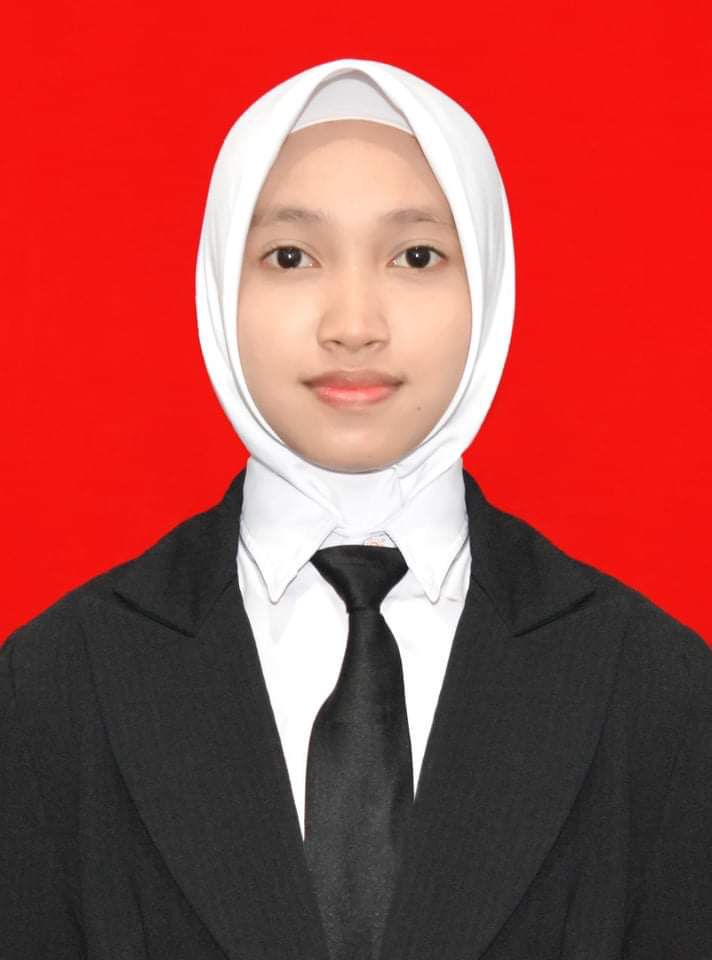
#> input picture tasya.jpeg, 712 x 960 px
$ python 'average filter.py'
#> lines starting #> are read from the running program, lines starting #| are printed output that depends on the picture
import cv2
import numpy as np

# load the image
img = cv2.imread('tasya.jpeg')
#> img is the input picture: shape (960, 712, 3); mean B, G, R 69.8, 73.3, 166.9

# define the kernel size for the average filter
kernel_size = (3, 3)

# create the kernel for the average filter
kernel = np.ones(kernel_size, np.float32) / (kernel_size[0] * kernel_size[1])

# apply the average filter to the image
filtered_img = cv2.filter2D(img, -1, kernel)

# display the original and filtered images side by side
combined_img = np.hstack([img, filtered_img])
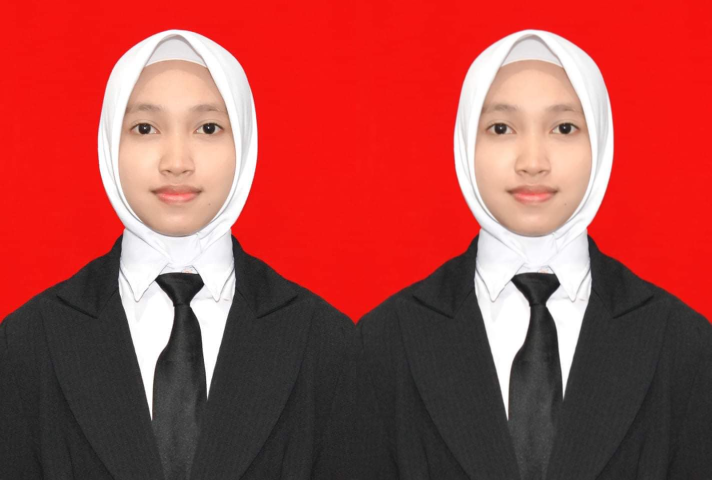
#> combined_img: shape (960, 1424, 3) (shown at 1/2 size); mean B, G, R 69.8, 73.3, 166.9
cv2.imshow('Original vs Filtered', combined_img)
cv2.waitKey(0)
cv2.destroyAllWindows()
